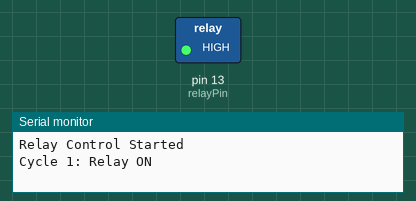
Simulated run of this sketch. Board: Arduino Uno, built with avr-gcc and run on an emulated ATmega328P. Parts: switched loads named in the sketch (green lamp = pin HIGH), the last lines printed to the serial monitor. At 60.1 s the program stops and its outputs stay as they are.

Above: at 1.0 s.
At 3.0 s:
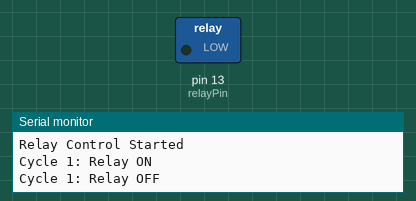
Timing chart, 0 to 5.2 s (numbered marks = the images above):
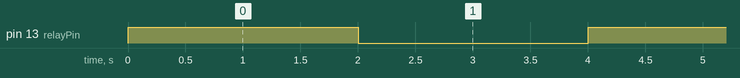

The sketch:

indurance_test.ino
```cpp
#include <Arduino.h>

const int relayPin = 13;
int cycleCounter = 0;

unsigned long startTime; // Variable to store the start time

void setup() {
  // Initialize
  pinMode(relayPin, OUTPUT);

  // Start Serial Monitor
  Serial.begin(9600);
  Serial.println("Relay Control Started");

  // Record the start time
  startTime = millis();
}

void loop() {
  // Number of cycles per minute (15 cycles per minute)
  int cyclesPerMinute = 15;

  // Calculate the time for each cycle (in milliseconds)
  unsigned long cycleTime = 60000 / cyclesPerMinute;

  // Check if we haven't reached 450 cycles yet
  if (cycleCounter < 15) {
    // Increment the cycle counter
    cycleCounter++;

    // Turn on the relay
    digitalWrite(relayPin, HIGH);
    Serial.print("Cycle ");
    Serial.print(cycleCounter);
    Serial.println(": Relay ON");
    delay(cycleTime / 2);

    digitalWrite(relayPin, LOW);
    Serial.print("Cycle ");
    Serial.print(cycleCounter);
    Serial.println(": Relay OFF");
    delay(cycleTime / 2);

    Serial.print("Cycle ");
    Serial.print(cycleCounter);
    Serial.println(": Cycle Completed");
  } else {
    unsigned long endTime = millis(); // Record the end time
    Serial.println("450 cycles completed. Stopping.");
    Serial.print("Start Time: ");
    Serial.println(startTime);
    Serial.print("End Time: ");
    Serial.println(endTime);
    while (true) {
      // Keep the program running
    }
  }
}
```

Measured:
- by itself, pin 13 (relayPin): alternates HIGH for 2.0 s and LOW for 2.0 s, 30 changes in all, then stays LOW
